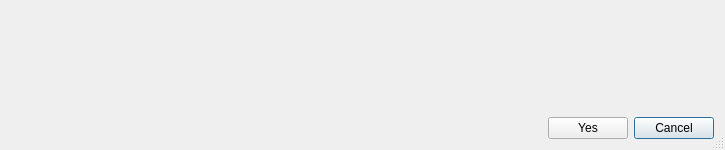
<?xml version="1.0" encoding="UTF-8"?>
<ui version="4.0">
 <class>ConfirmationDialog</class>
 <widget class="QDialog" name="ConfirmationDialog">
  <property name="windowModality">
   <enum>Qt::ApplicationModal</enum>
  </property>
  <property name="geometry">
   <rect>
    <x>0</x>
    <y>0</y>
    <width>725</width>
    <height>146</height>
   </rect>
  </property>
  <property name="windowTitle">
   <string>Confirmation Required</string>
  </property>
  <property name="windowIcon">
   <iconset resource="../calibrationtool_resources.qrc">
    <normaloff>:/images/resource-files/icons/XMALab-Icon.png</normaloff>:/images/resource-files/icons/XMALab-Icon.png</iconset>
  </property>
  <property name="sizeGripEnabled">
   <bool>true</bool>
  </property>
  <property name="modal">
   <bool>true</bool>
  </property>
  <layout class="QGridLayout" name="gridLayout">
   <item row="1" column="4">
    <widget class="QPushButton" name="pushButton_Cancel">
     <property name="text">
      <string>Cancel</string>
     </property>
    </widget>
   </item>
   <item row="1" column="2">
    <spacer name="horizontalSpacer">
     <property name="orientation">
      <enum>Qt::Horizontal</enum>
     </property>
     <property name="sizeHint" stdset="0">
      <size>
       <width>40</width>
       <height>20</height>
      </size>
     </property>
    </spacer>
   </item>
   <item row="0" column="1" colspan="4">
    <widget class="QLabel" name="message">
     <property name="sizePolicy">
      <sizepolicy hsizetype="MinimumExpanding" vsizetype="MinimumExpanding">
       <horstretch>0</horstretch>
       <verstretch>0</verstretch>
      </sizepolicy>
     </property>
     <property name="frameShape">
      <enum>QFrame::NoFrame</enum>
     </property>
     <property name="text">
      <string/>
     </property>
     <property name="textFormat">
      <enum>Qt::PlainText</enum>
     </property>
     <property name="scaledContents">
      <bool>false</bool>
     </property>
     <property name="alignment">
      <set>Qt::AlignCenter</set>
     </property>
     <property name="wordWrap">
      <bool>true</bool>
     </property>
     <property name="textInteractionFlags">
      <set>Qt::LinksAccessibleByMouse|Qt::TextSelectableByKeyboard|Qt::TextSelectableByMouse</set>
     </property>
    </widget>
   </item>
   <item row="1" column="3">
    <widget class="QPushButton" name="pushButton_OK">
     <property name="text">
      <string>Yes</string>
     </property>
    </widget>
   </item>
   <item row="0" column="0" rowspan="2">
    <widget class="QLabel" name="label">
     <property name="sizePolicy">
      <sizepolicy hsizetype="Fixed" vsizetype="Fixed">
       <horstretch>0</horstretch>
       <verstretch>0</verstretch>
      </sizepolicy>
     </property>
     <property name="minimumSize">
      <size>
       <width>128</width>
       <height>128</height>
      </size>
     </property>
     <property name="maximumSize">
      <size>
       <width>128</width>
       <height>128</height>
      </size>
     </property>
     <property name="autoFillBackground">
      <bool>false</bool>
     </property>
     <property name="text">
      <string/>
     </property>
     <property name="pixmap">
      <pixmap resource="../calibrationtool_resources.qrc">:/images/resource-files/icons/Alert.png</pixmap>
     </property>
     <property name="scaledContents">
      <bool>false</bool>
     </property>
    </widget>
   </item>
  </layout>
 </widget>
 <resources>
  <include location="../calibrationtool_resources.qrc"/>
 </resources>
 <connections/>
</ui>
